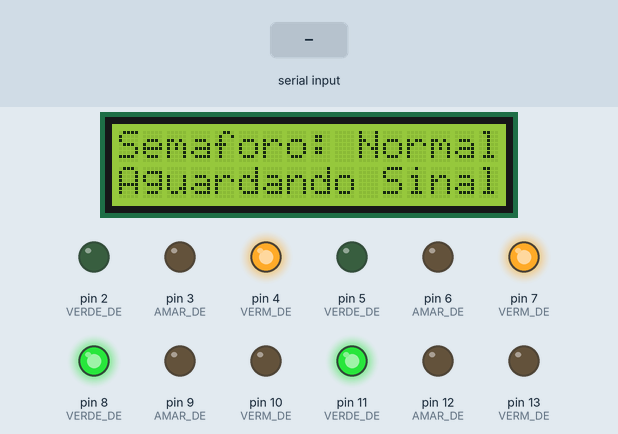
Simulated run of this sketch. Board: Arduino Uno, built with avr-gcc and run on an emulated ATmega328P. Parts: 16×2 character LCD, output pins drawn as LEDs (lit = HIGH). Inputs (shaded band) come from the test bench. What the sketch prints to the serial monitor is not drawn.

Above: at 1.2 s.
1.3 s: ",\n" received over Serial
At 5.2 s:
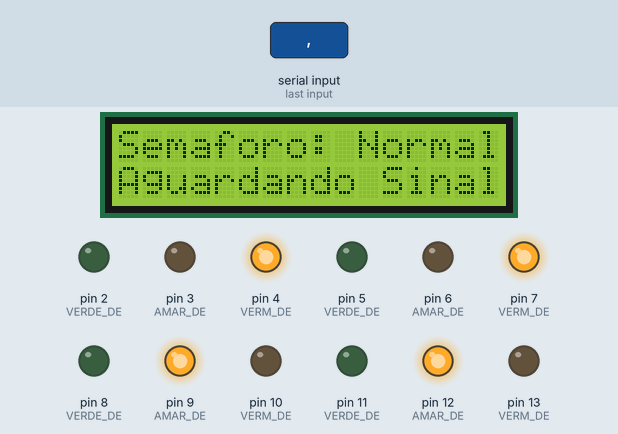
At 7.5 s:
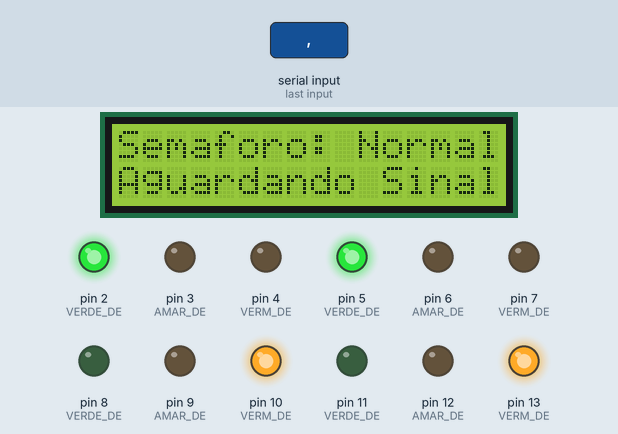
Timing chart, 0 to 16.3 s (numbered marks = the images above; inputs shaded):
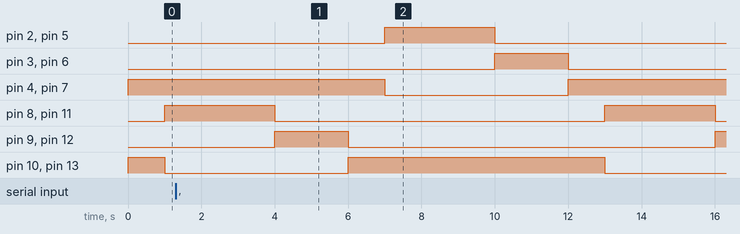

The sketch:

semaforo.ino
```cpp
/*
 * Arduino UNO da bancada — controlador do cruzamento (entrega 5.3).
 * Especificação: context/05 §3 e §4. Modelo de referência: o dublê em
 * backend/adapters/hardware/simulado.py, contra o qual o núcleo (controlador.h
 * e .cpp) é testado linha por linha em tests/firmware/test_firmware_uno.py.
 *
 * Reescreve docs/hardware/semaforo.ino, da equipe de hardware, PRESERVANDO o
 * comportamento: a mesma entrada ("RUA3,AMBULANCIA" do NodeMCU receptor), as
 * mesmas prioridades (ambulância 1, bombeiro 2, polícia 3), as mesmas durações
 * (9, 8 e 7 s), a fila de um lugar e as mesmas mensagens no LCD. O que muda
 * (context/09, decisão de 2026-10-05):
 *   1. transição segura em toda troca: verde mínimo, amarelo, all-red; nunca
 *      amarelo -> verde (I1 a I4);
 *   2. o verde do VE conta a partir do verde exclusivo estabelecido;
 *   3. o mesmo VE relendo a mesma rua RENOVA o verde, em vez de ir para a fila;
 *   4. tipo desconhecido é RECUSADO, em vez de virar prioridade 3;
 *   5. fim da emergência volta ao ciclo pelo eixo OPOSTO ao do último VE;
 *   6. teto de 30 s de emergência contínua (EV,TIMEOUT);
 *   7. boot em all-red;
 *   8. sem String: só char[];
 *   9. quem perde o lugar na fila sai com EV,DESCARTADO.
 * Os itens 3 a 6 mudam o comportamento do sketch e aguardam a confirmação da
 * equipe de hardware (contrato §15, item 1).
 *
 * A CENTRAL VALE NA BANCADA (context/09, decisão de 2026-10-06):
 *  10. o receptor passou do RX (0) para o A0, numa serial por software, e o
 *      USB ficou livre para a ponte mandar AUT,<VEICULO>,<0..3>: a criticidade
 *      da ocorrência ativa de cada tipo, que a Central decide (P20);
 *  11. o UNO liga negando todos; VE de tipo sem ocorrência recebe
 *      EV,SEM_OCORRENCIA, e o LCD mostra "SEM OCORRENCIA" por 3 s;
 *  12. quem interrompe quem é a CRITICIDADE, e não mais o tipo; o tipo só fixa
 *      a duração do verde (9, 8 e 7 s).
 *
 * Placa: Arduino UNO R3, core arduino:avr 1.8.8. Bibliotecas: "LiquidCrystal
 * I2C" 1.1.2, de Frank de Brabander (a que tem lcd.init()), e SoftwareSerial,
 * que vem com o core. Compilar sem a IDE:
 *   arduino-cli compile --fqbn arduino:avr:uno firmware/uno/semaforo
 *
 * GRAVAR: python -m bridge.gravar_uno --porta COM3 (com a ponte fechada). Ele
 * compila, grava em pedaços de 16 bytes e relê a flash inteira. NÃO use o
 * arduino-cli upload: na bancada ele grava errado os bytes 60..63 de cada
 * página e não percebe (context/05 §3.7). Com o receptor no A0, o RX (0) é só
 * do USB, e a gravação não pede para soltar fio nenhum.
 *
 * Pinagem (LEDs acendem com HIGH; os módulos já têm resistor):
 *   S1  Principal, sentido A    (RUA1)   R 13  Y 12  G 11
 *   S2  Principal, sentido B    (RUA2)   R 10  Y  9  G  8
 *   S3  Transversal, sentido A  (RUA3)   R  7  Y  6  G  5
 *   S4  Transversal, sentido B  (RUA4)   R  4  Y  3  G  2
 *   LCD 16x2 I2C, endereço 0x27, 5 V:    SDA A4 · SCL A5
 *   A0     <- TX do NodeMCU receptor (serial por software, só recepção).
 *   A1     reservado: é o TX que a SoftwareSerial exige; nada ligado.
 *   RX (0) <- USB (a ponte).             TX (1) -> USB.
 *
 * Tudo a 9600 baud. Entram a linha do receptor (A0) e as da ponte (USB); saem
 * as linhas ST e EV de context/05 §4.2.
 *
 * ACEITAÇÃO (context/05 §6), com o backend PARADO (ele reenvia a lista da
 * Central e atrapalharia o roteiro):
 *   python -m bridge.main --porta COM3
 *   python -m bridge.verificar           (noutro terminal, logo em seguida)
 */

#include <LiquidCrystal_I2C.h>
#include <SoftwareSerial.h>
#include <Wire.h>

#include "controlador.h"

static const unsigned long BAUD = 9600;

// O receptor fala a 9600, como sempre. A SoftwareSerial do core desliga as
// interrupções enquanto recebe cada byte (~1 ms a 9600): o millis() não perde
// tique (o estouro do Timer0 fica pendente e é atendido em seguida), e a UART
// do USB guarda até 2 bytes nesse meio-tempo.
static const uint8_t PINO_RECEPTOR = A0;
static const uint8_t PINO_TX_SEM_USO = A1;

// Tabela de pinos e índice, não estados enumerados um a um (05 §3.1).
static const uint8_t VERDE_DE[bancada::N_SEMAFOROS] = {11, 8, 5, 2};
static const uint8_t AMAR_DE[bancada::N_SEMAFOROS] = {12, 9, 6, 3};
static const uint8_t VERM_DE[bancada::N_SEMAFOROS] = {13, 10, 7, 4};

class PlacaUno : public bancada::Placa {
 public:
  void acender(uint8_t i, bancada::Cor cor) override {
    // Apaga as outras duas antes de acender: um módulo nunca mostra duas cores.
    if (cor != bancada::VERDE) digitalWrite(VERDE_DE[i], LOW);
    if (cor != bancada::AMARELO) digitalWrite(AMAR_DE[i], LOW);
    if (cor != bancada::VERMELHO) digitalWrite(VERM_DE[i], LOW);
    if (cor == bancada::VERDE) digitalWrite(VERDE_DE[i], HIGH);
    if (cor == bancada::AMARELO) digitalWrite(AMAR_DE[i], HIGH);
    if (cor == bancada::VERMELHO) digitalWrite(VERM_DE[i], HIGH);
  }

  // Lido do pino: é o que a guarda de I1 consulta, e não a máquina de estados.
  bool verdeAceso(uint8_t i) override { return digitalRead(VERDE_DE[i]) == HIGH; }

  uint8_t espacoNaSaida() override {
    const int livre = Serial.availableForWrite();
    return livre > 255 ? 255 : static_cast<uint8_t>(livre);
  }

  void escrever(const char* linha) override { Serial.println(linha); }
};

static PlacaUno placa;
static bancada::Controlador controlador(placa);
static LiquidCrystal_I2C lcd(0x27, 16, 2);
static SoftwareSerial receptor(PINO_RECEPTOR, PINO_TX_SEM_USO);

static void atualizarLcd() {
  char linha1[17];
  char linha2[17];
  if (!controlador.lcd(linha1, linha2)) return;
  // Sem lcd.clear(): ele espera 2 ms e pisca. O texto já vem com 16 colunas.
  lcd.setCursor(0, 0);
  lcd.print(linha1);
  lcd.setCursor(0, 1);
  lcd.print(linha2);
}

void setup() {
  for (uint8_t i = 0; i < bancada::N_SEMAFOROS; i++) {
    pinMode(VERM_DE[i], OUTPUT);
    pinMode(AMAR_DE[i], OUTPUT);
    pinMode(VERDE_DE[i], OUTPUT);
  }
  Serial.begin(BAUD);
  receptor.begin(BAUD);
  controlador.boot(millis());  // all-red e EV,BOOT; o all-red de 1 s conta daqui
  lcd.init();                  // pode bloquear: no setup() pode (05 §3.5, item 1)
  lcd.backlight();
  atualizarLcd();
}

// Nenhum delay(). As duas entradas são lidas a cada volta, e o LCD é
// atualizado por último: o evento de decisão já saiu quando a escrita I2C
// começa (05 §3.5).
void loop() {
  const uint32_t agora = millis();
  controlador.avancar(agora);
  while (receptor.available() > 0) {
    controlador.receberDoReceptor(static_cast<char>(receptor.read()), agora);
  }
  while (Serial.available() > 0) {
    controlador.receber(static_cast<char>(Serial.read()), agora);
  }
  atualizarLcd();
}
```

controlador.h
```cpp
// Controlador do cruzamento da bancada — entrega 5.3, context/05 §3 e §4.
//
// Este é o NÚCLEO do firmware: a decisão, a máquina das luzes e o protocolo
// serial. Não inclui nada do Arduino — nem millis(), nem Serial, nem pinos. O
// que é da placa entra pela interface `Placa`, e o tempo entra como argumento.
// É isso que permite compilar o mesmo código no PC e rodá-lo, linha por linha,
// contra o dublê do UNO (backend/adapters/hardware/simulado.py), que é o modelo
// de referência: tests/firmware/test_firmware_uno.py.
//
// Sem String e sem alocação dinâmica: só char[] de tamanho fixo (05 §3.5).

#ifndef CONTROLADOR_H
#define CONTROLADOR_H

#include <stdint.h>

// Textos fixos (nomes de evento, mensagens do LCD) moram na flash no UNO: no
// AVR um literal comum ocupa RAM, e são ~150 bytes dos 2 KB. No PC, onde o
// núcleo é testado, é um literal comum.
#if defined(__AVR__)
#include <avr/pgmspace.h>
#define FIXO(s) PSTR(s)
#define LER_FIXO(p) static_cast<char>(pgm_read_byte(p))
#else
#define FIXO(s) (s)
#define LER_FIXO(p) (*(p))
#endif

namespace bancada {

// --- Perfil da bancada: backend/config/parametros.hardware.yaml -------------
// O firmware não lê o YAML; estes números precisam ser os de lá. O roteiro de
// aceitação (bridge/verificar.py) confere as durações na placa.
const uint32_t VERDE_MS = 3000;       // verde de cada fase no ciclo
const uint32_t VERDE_MIN_MS = 3000;   // piso de I4
const uint32_t AMARELO_MS = 2000;     // I2
const uint32_t ALL_RED_MS = 1000;     // I3
const uint32_t TETO_MS = 30000;       // emergência contínua (I6, 05 §3.4 item 7)
const uint32_t PERIODO_ST_MS = 500;   // telemetria a 2 Hz (05 §4.2)
const uint32_t AVISO_LCD_MS = 3000;   // "SEM OCORRENCIA" fica no LCD (05 §3.6)
// Fio mudo por mais que isto no meio de uma linha: o pedaço é ruído e é
// descartado. Uma linha de verdade chega inteira em ~26 ms a 9600; o lixo do
// boot do ESP8266 chega segundos antes da linha seguinte e grudaria nela
// (achado da bancada, 2026-10-06). 100 ms cobre a escrita no LCD, que pode
// segurar o loop() por ~45 ms.
const uint32_t LINHA_PARADA_MS = 100;

const uint8_t N_SEMAFOROS = 4;        // S1..S4
const uint8_t TAM_LINHA_USB = 72;     // cabe a maior linha da injeção (64)
// O receptor manda no máximo 25 caracteres ("rua[10]" e "veiculo[15]" do
// sketch dele, mais o '\r'). Linha mais longa é ruído e é recusada.
const uint8_t TAM_LINHA_RECEPTOR = 32;
const uint8_t TAM_SAIDA = 48;         // maior linha de saída: 41 caracteres
// O que a ST publica: 4 cores, regime, rua ativa, rua da fila, 3 criticidades
// e o '\0'.
const uint8_t TAM_ASSINATURA = 11;

enum Cor : uint8_t { VERMELHO = 0, AMARELO = 1, VERDE = 2 };

// O tipo do VE. Desde 2026-10-06 ele só fixa a duração do verde; quem
// interrompe quem é a criticidade da ocorrência (05 §3.3).
enum Tipo : uint8_t { NENHUM = 0, AMBULANCIA = 1, BOMBEIRO = 2, POLICIA = 3 };

// Criticidade da ocorrência, como a Central atribui (P20): 1 é a mais crítica,
// 3 a menos. 0 é "sem ocorrência ativa": não preempta.
const uint8_t SEM_OCORRENCIA = 0;
const uint8_t CRITICIDADE_MAXIMA = 3;

// Um VE: a rua por onde chega (1..4), o tipo e a criticidade que o tipo tinha
// quando ele foi lido. Rua 0 = nenhum.
struct Ve {
  uint8_t rua;
  Tipo tipo;
  uint8_t criticidade;
};

// Uma linha sendo recebida, numa das duas entradas. O buffer é de quem a
// declara: cada entrada tem o seu tamanho.
struct Entrada {
  char* linha;
  uint8_t capacidade;
  uint8_t n;
  bool estourou;
  bool temVirgula;
  bool byteInvalido;
  uint32_t ultimoByte;  // quando chegou o último byte, para LINHA_PARADA_MS
};

// O que o núcleo precisa da placa. No UNO, semaforo.ino; no PC, o teste.
class Placa {
 public:
  // Acende uma luz da aproximação `i` (0..3) e apaga as outras duas.
  virtual void acender(uint8_t i, Cor cor) = 0;
  // O verde da aproximação `i` está aceso? Lido do PINO, não da máquina de
  // estados: é o que torna a guarda de I1 independente dela (05 §3.5, item 4).
  virtual bool verdeAceso(uint8_t i) = 0;
  // Quantos bytes cabem no buffer de saída sem bloquear.
  virtual uint8_t espacoNaSaida() = 0;
  // Escreve uma linha; a placa acrescenta o "\r\n".
  virtual void escrever(const char* linha) = 0;
};

class Controlador {
 public:
  // Não toca na placa: é construído antes do setup(). Chame boot() lá.
  explicit Controlador(Placa& placa);

  // Boot: tudo em vermelho, `EV,<ms>,BOOT` e a primeira ST. O all-red de 1 s
  // conta daqui; na placa ele dura mais, porque o lcd.init() bloqueia.
  void boot(uint32_t agora);
  // Faz o tempo passar até `agora`: aplica o que venceu, publica a telemetria.
  void avancar(uint32_t agora);
  // Um byte chegou ao RX, pelo USB: a ponte. Aceita `AUT,<VEICULO>,<0..3>` e
  // a detecção. A linha é processada no '\n'.
  void receber(char c, uint32_t agora);
  // Um byte chegou ao A0, do NodeMCU receptor: só detecção. Um `AUT` daqui é
  // RECUSADO — um VE não se autoriza pelo rádio.
  void receberDoReceptor(char c, uint32_t agora);
  // O texto do LCD (16 colunas, completado com espaços). Devolve true se mudou
  // desde a última chamada. Quem escreve no LCD chama isto DEPOIS de tratar a
  // serial: a escrita I2C leva milissegundos e não pode atrasar o evento (05
  // §3.5, item 6).
  bool lcd(char linha1[17], char linha2[17]);

 private:
  Placa& placa_;
  uint32_t t_;  // o instante que está sendo processado

  // Luzes: cor e instante da última mudança de cada aproximação.
  Cor cor_[N_SEMAFOROS];
  uint32_t desde_[N_SEMAFOROS];
  uint32_t tUltimoVermelho_;  // última vez que alguma aproximação foi a vermelho

  // O destino que as luzes perseguem (máscara de aproximações) e os verdes
  // acesos que precisam sair (05 §8).
  uint8_t destino_;
  uint8_t fechar_;
  bool estabelecido_;       // o destino está aceso, e só ele
  uint32_t tInicioVerde_;   // de quando conta o verde estabelecido
  uint32_t duracaoVerde_;

  bool emergencia_;
  uint32_t tInicioEmergencia_;
  uint8_t faseCiclo_;  // 0 eixo principal, 1 eixo transversal
  Ve atendido_;
  Ve fila_;            // um lugar só

  // A lista da Central: a criticidade de cada tipo, por índice de Tipo (o 0
  // não é usado). Começa toda em SEM_OCORRENCIA: o UNO liga negando todos, e
  // a ponte manda a lista de novo a cada reinício (decisão de 2026-10-06).
  uint8_t criticidade_[4];

  // Telemetria: a próxima periódica e o que foi publicado por último.
  uint32_t proximaSt_;
  char assinatura_[TAM_ASSINATURA];

  // As duas entradas: o USB (a ponte) e o A0 (o receptor).
  char linhaUsb_[TAM_LINHA_USB];
  char linhaReceptor_[TAM_LINHA_RECEPTOR];
  Entrada usb_;
  Entrada receptor_;

  // O último VE recusado por falta de ocorrência, para o LCD. Rua 0 = nenhum.
  Ve semOcorrencia_;
  uint32_t tSemOcorrencia_;

  // O último texto entregue ao LCD.
  char lcd1_[17];
  char lcd2_[17];

  void iniciar(uint32_t agora);

  // Regras das luzes.
  void assentar();
  bool umPasso();
  void mirar(uint8_t destino);
  bool deveFechar(uint8_t i) const;
  uint8_t verdes() const;
  bool todosVermelhos() const;
  bool destinoEstabelecido() const;
  bool guardaI1(uint8_t novos);
  void mudar(uint8_t i, Cor cor);

  // Entrada e decisão (05 §3.3 e §4.1).
  void acumular(Entrada& e, char c, bool doUsb);
  void processarLinha(Entrada& e, bool doUsb);
  bool interpretar(const Entrada& e, uint8_t n, Ve& ve) const;
  bool autorizar(const Entrada& e, uint8_t n);
  void decidir(Ve novo);
  void atender(Ve ve);
  void enfileirar(Ve ve);
  void encerrarAtendimento();
  void estourarTeto();
  void voltarAoCiclo(Ve ultimo);

  // Saída. `tipo` é um texto fixo, escrito com FIXO("...").
  void evento(const char* tipo, const Ve* ve);
  void telemetria(bool opcional);
  void montarAssinatura(char assinatura[TAM_ASSINATURA]) const;
};

}  // namespace bancada

#endif
```

Source omitted: controlador.cpp (18968 bytes)
